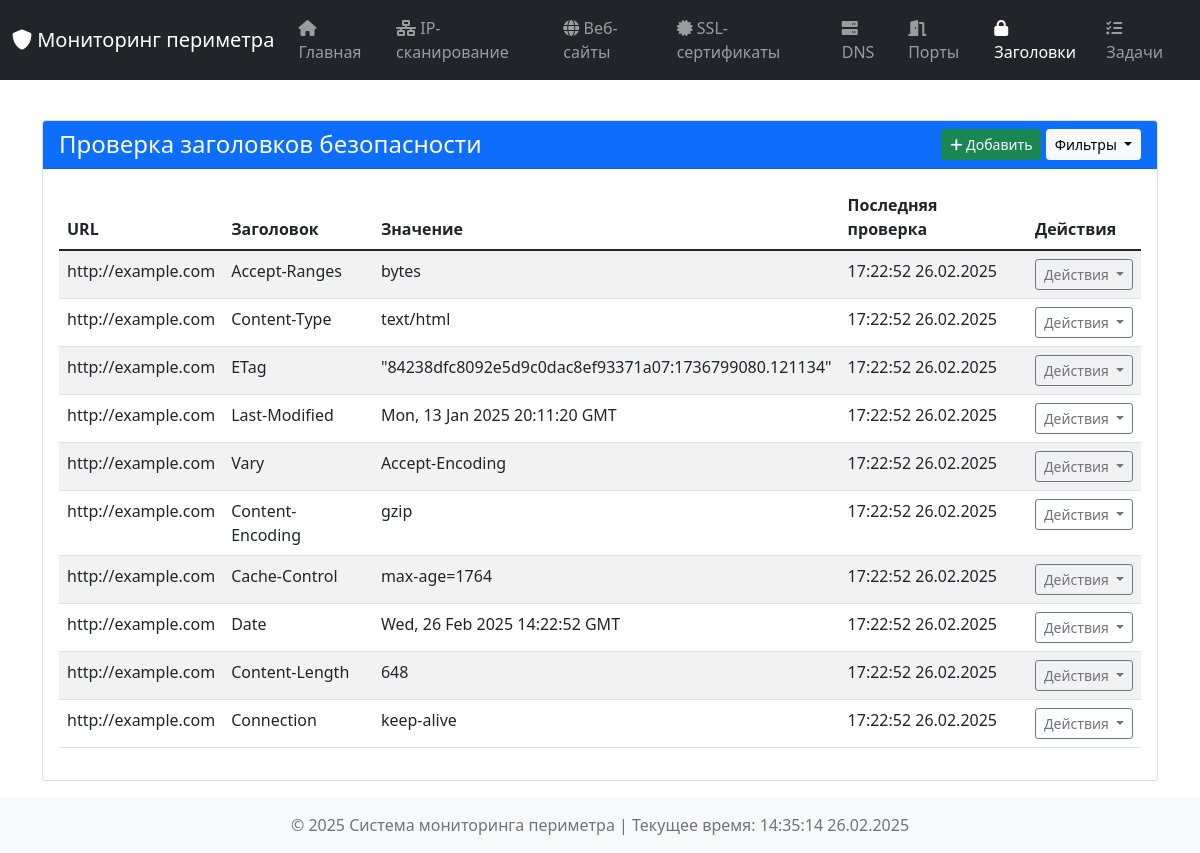
Screenshot of /security-headers with the database file from the repository.
### tables this page shows
CREATE TABLE security_headers (
            id INTEGER PRIMARY KEY AUTOINCREMENT,
            url TEXT,
            header_name TEXT,
            header_value TEXT,
            check_time TEXT,
            UNIQUE(url, header_name)
        );

### dashboard/app.py (the view, shortened to what this page needs)
@app.route('/security-headers', methods=['GET', 'POST'])
def security_headers():
    status_filter = request.args.get('status')
    results = db_manager.get_all_records('security_headers')
    return render_template('security_headers.html', results=results, current_time=datetime.now())

### dashboard/templates/security_headers.html (shortened to what this page needs)
{% extends "base.html" %}
{% block content %}
<div class="container mt-4">
    <div class="card">
        <div class="card-header bg-primary text-white d-flex justify-content-between align-items-center">
            <h4 class="mb-0">Проверка заголовков безопасности</h4>
            <div>
                <button class="btn btn-success btn-sm" data-bs-toggle="modal" data-bs-target="#addHeadersModal">
                    <i class="fas fa-plus"></i> Добавить
                </button>
                <button class="btn btn-light btn-sm dropdown-toggle" type="button" id="filterDropdown" data-bs-toggle="dropdown" aria-expanded="false">
                    Фильтры
                </button>
            </div>
        </div>
        <div class="card-body">
            {% if results %}
                <div class="table-responsive">
                    <table class="table table-hover table-striped">
                        <thead class="thead-dark">
                            <tr>
                                <th>URL</th>
                                <th>Заголовок</th>
                                <th>Значение</th>
                                <th>Последняя проверка</th>
                                <th>Действия</th>
                            </tr>
                        </thead>
                        <tbody>
                            {% for result in results %}
                            <tr>
                                <td>{{ result.url }}</td>
                                <td>{{ result.header_name or 'N/A' }}</td>
                                <td>{{ result.header_value or 'N/A' }}</td>
                                <td>{{ result.check_time.strftime('%H:%M:%S %d.%m.%Y') if result.check_time else 'N/A' }}</td>
                                <td>
                                    <div class="dropdown">
                                        <button class="btn btn-outline-secondary btn-sm dropdown-toggle" type="button" data-bs-toggle="dropdown" aria-expanded="false">
                                            Действия
                                        </button>
                                    </div>
                                </td>
                            </tr>
                            {% endfor %}
                        </tbody>
                    </table>
                </div>
            {% else %}
                <div class="alert alert-info text-center">
                    Заголовков безопасности не найдено
                </div>
            {% endif %}
        </div>
    </div>
</div>
{% endblock %}

### dashboard/static/css/style.css (style rules this page uses)
body { min-height: 100vh; display: flex; flex-direction: column; }
.card { margin-bottom: 1rem; }
.card-body { overflow-x: hidden; }
.table-responsive { position: relative; }
.dropdown { position: relative; }

### rows the page displays
security_headers: url "http://example.com", header_name "Accept-Ranges", header_value "bytes", check_time "17:22:52 26.02.2025"
security_headers: url "http://example.com", header_name "Content-Type", header_value "text/html", check_time "17:22:52 26.02.2025"
security_headers: url "http://example.com", header_name "ETag", header_value "\"84238dfc8092e5d9c0dac8ef93371a07:1736799080.121134\"", check_time "17:22:52 26.02.2025"
security_headers: url "http://example.com", header_name "Last-Modified", header_value "Mon, 13 Jan 2025 20:11:20 GMT", check_time "17:22:52 26.02.2025"
security_headers: url "http://example.com", header_name "Vary", header_value "Accept-Encoding", check_time "17:22:52 26.02.2025"
security_headers: url "http://example.com", header_name "Content-Encoding", header_value "gzip", check_time "17:22:52 26.02.2025"
security_headers: url "http://example.com", header_name "Cache-Control", header_value "max-age=1764", check_time "17:22:52 26.02.2025"
security_headers: url "http://example.com", header_name "Date", header_value "Wed, 26 Feb 2025 14:22:52 GMT", check_time "17:22:52 26.02.2025"
security_headers: url "http://example.com", header_name "Content-Length", header_value "648", check_time "17:22:52 26.02.2025"
security_headers: url "http://example.com", header_name "Connection", header_value "keep-alive", check_time "17:22:52 26.02.2025"
